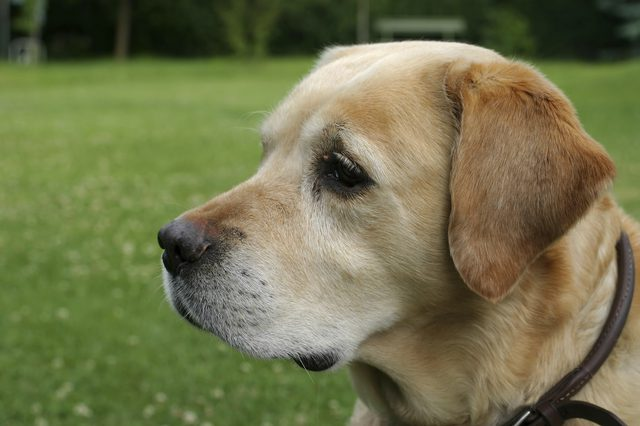
#> input picture HW0/Dog.jpg, 640 x 426 px
$ python Helloworld.py
#> lines starting #> are read from the running program, lines starting #| are printed output that depends on the picture
import cv2


class Imageprocessing:

    def __init__(self, path):
#> called with path = 'Dog.jpg'
        self.img = cv2.imread(path, cv2.IMREAD_UNCHANGED)
#> self.img is the input picture: shape (426, 640, 3); mean B, G, R 76.2, 114.6, 113

    def imgDisplay(self):
        winName = 'Image Display'
        cv2.namedWindow(winName, cv2.WINDOW_AUTOSIZE)
        cv2.imshow(winName, self.img)
        cv2.waitKey(6000)
        cv2.destroyWindow(winName)

    def imgOperations(self, operator, val):

#> called with operator = '+', val = 2
        if operator == '+':
            winName = 'Image Add Operation'
            img1 = self.img + val

        elif operator == '-':
            winName = 'Image Subtract Operation'
            img1 = self.img - val

        elif operator == '*':
            winName = 'Image Multiply Operation'
            img1 = self.img * val

        elif operator == '/':
            winName = 'Image Division Operation'
            img1 = self.img // val

        print(self.img)
#> (printed output is left out)
        print('After operation')
        print(img1)
#> (printed output is left out)
#> (printed output is left out)
#> (printed output is left out)
#> call 3 of imgOperations, with operator = '*', val = 4
#> in imgOperations (call 3), `img1 = self.img * val`:
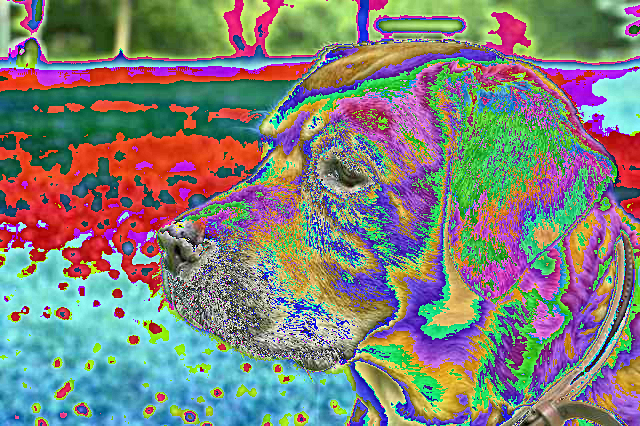
#> img1: shape (426, 640, 3); mean B, G, R 122.2, 128.3, 126.9
#> (printed output is left out)
#> (printed output is left out)
#> call 4 of imgOperations, with operator = '/', val = 4
#> in imgOperations (call 4), `img1 = self.img // val`:
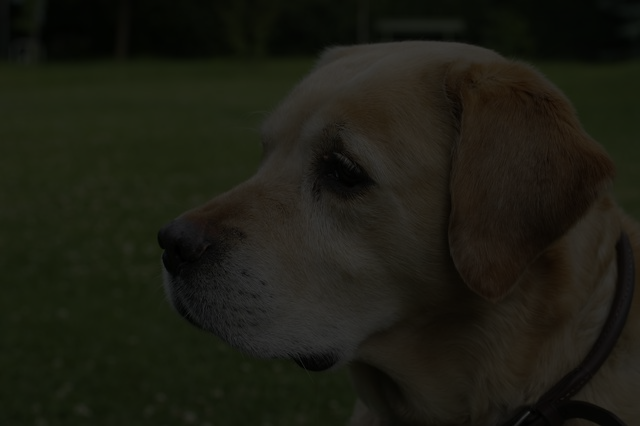
#> img1: shape (426, 640, 3); mean B, G, R 18.7, 28.3, 27.9
#> (printed output is left out)
#> (printed output is left out)
        cv2.namedWindow(winName, cv2.WINDOW_AUTOSIZE)
        cv2.imshow(winName, img1)
        cv2.waitKey(6000)
        cv2.destroyWindow(winName)

    def imgResize(self, val):
#> called with val = 0.5
        winName = 'Image Resize Operation'
        cv2.namedWindow(winName, cv2.WINDOW_AUTOSIZE)
        res = cv2.resize(
            self.img, None, fx=val, fy=val, interpolation=cv2.INTER_LINEAR)
        print(self.img)
#> (printed output is left out)
        print(self.img.shape)
#| (426, 640, 3)
        cv2.imshow(winName, res)
        print(res.shape)
#| (213, 320, 3)
        cv2.waitKey(6000)
        cv2.destroyWindow(winName)


if __name__ == "__main__":

    disp = Imageprocessing("Dog.jpg")
    disp.imgDisplay()
    disp.imgOperations('+', 2)
    disp.imgOperations('-', 4)
    disp.imgOperations('*', 4)
    disp.imgOperations('/', 4)
    disp.imgResize(0.5)
